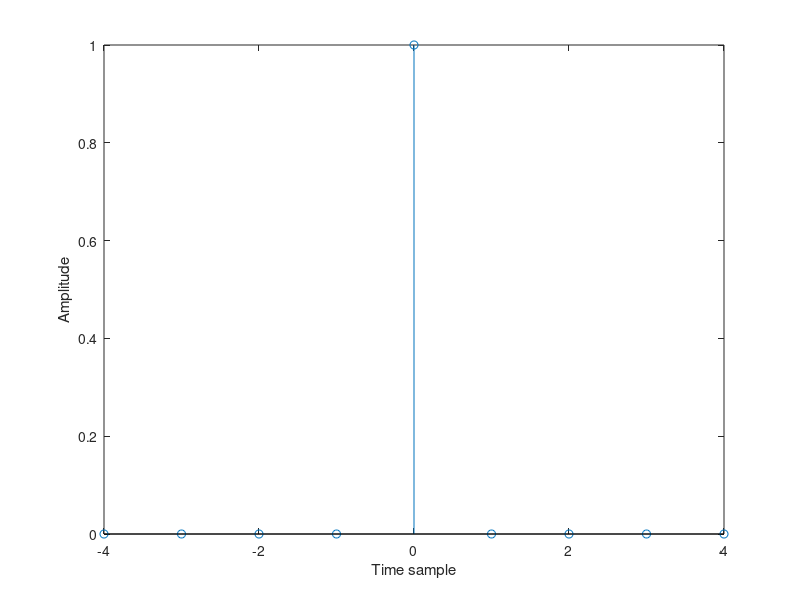

MATLAB code to generate this figure:
% Hello , Let's start learning DSP by MATLAB

n=-4:4; 
delta_n=[zeros(1,4) 1 zeros(1,4)] ; 
stem(n,delta_n);
xlabel('Time sample');
ylabel('Amplitude');

